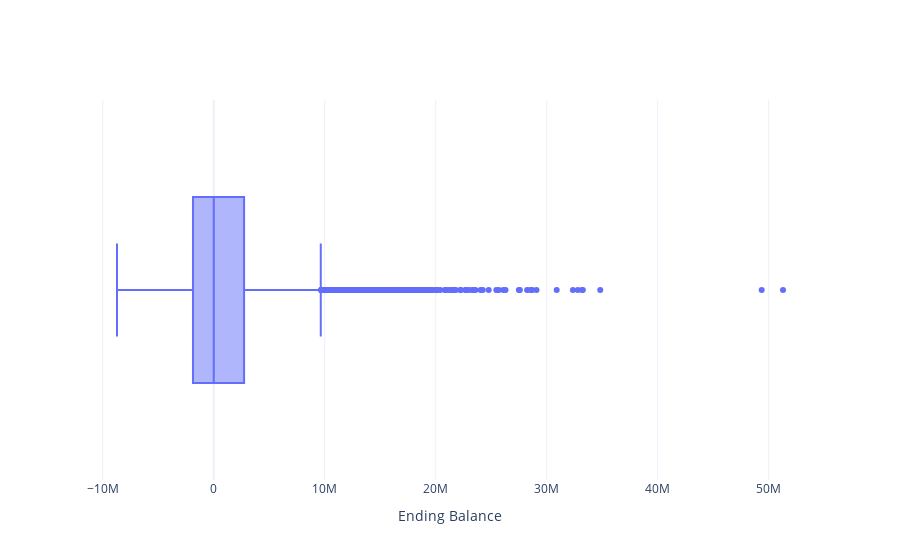

The code cell stored with this chart in its notebook:
### Markdown cell above
# FIGURE 1

### Code cell
import plotly.graph_objects as go

trace = go.Box(x=BT, hovertemplate="%{x}", name="")
fig = go.Figure(trace)
fig.update_layout(
    yaxis_title="",
    xaxis_title="Ending Balance",
    template="plotly_white",
)
fig.show()

### Figure 1 — Plotly figure (JSON) as saved in the notebook; plotly's stock layout.template omitted (floating-point values rounded to 4 significant figures; data arrays with more than 128 entries replaced by an {"elided": "..."} marker saying what was removed)
{"data": [{"hovertemplate": "%{x}", "name": "", "type": "box", "x": {"elided": "5000 float values"}}], "layout": {"xaxis": {"title": {"text": "Ending Balance"}}, "yaxis": {"title": {"text": ""}}}}
